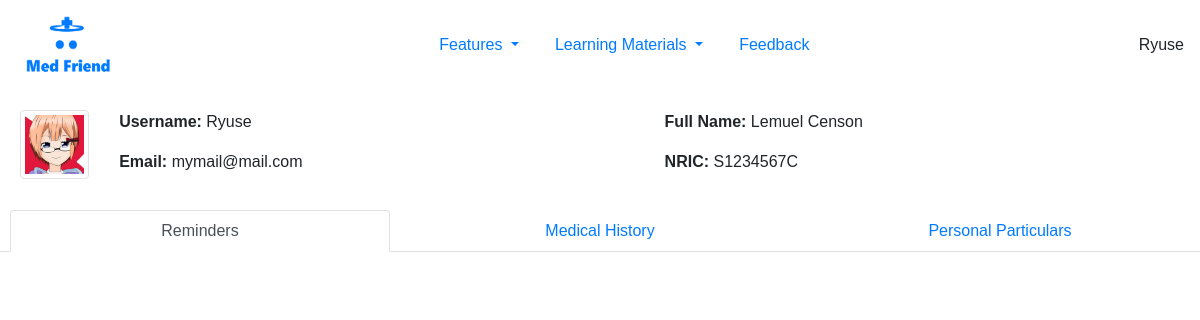
/Profile (signed in), run on an earlier commit of the app's database.
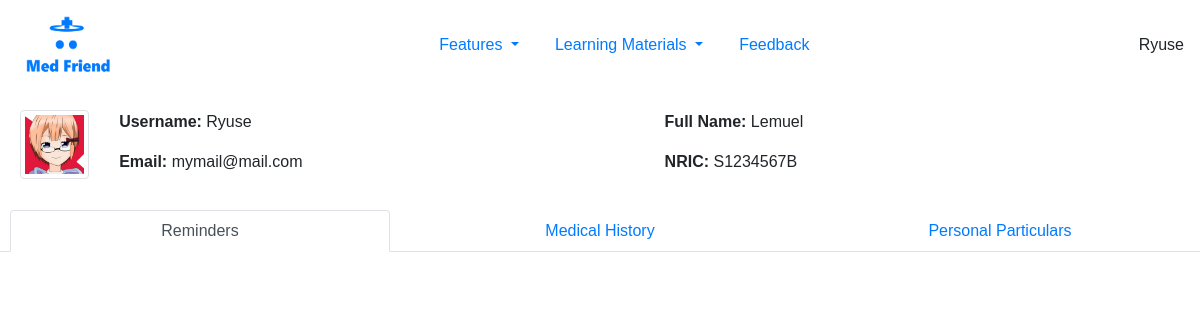
And on a later commit of the database.
### Flask/Models.py (models this page shows, shortened)
class User(db.Model, UserMixin):
    id = db.Column(db.Integer, primary_key=True)
    username = db.Column(db.String(20), unique=True, nullable=False)
    email = db.Column(db.String(120), unique=True, nullable=False)
    password = db.Column(db.String(60), nullable=False)
    image_file = db.Column(db.String(20), nullable=False, default='default.jpg')
    personal_profile = db.relationship('Personal_Profile', backref='person', uselist=False)

class Personal_Profile(db.Model):
    id = db.Column(db.Integer, primary_key=True)
    full_name = db.Column(db.String(60), nullable=True)
    nric = db.Column(db.String(9), unique=True, nullable=True)
    age = db.Column(db.Integer, nullable=True)
    sex = db.Column(db.String(20), nullable=True)
    address = db.Column(db.String(100), nullable=True)
    user_id = db.Column(db.Integer, db.ForeignKey('user.id'), nullable=False)

### Flask/routes.py (the view)
@app.route("/Profile", methods = ['POST', 'GET'])
@login_required
def account():
    image_files = url_for('static', filename=f"images/Profile_Picture/{current_user.image_file}")
    return render_template("profile.html", title="Profile",
                           image_file=image_files)

### Flask/Models.py (called while the page is built)
@login_manager.user_loader
def load_user(user_id):
    return User.query.get(int(user_id))

### Flask/templates/profile.html (shortened to what this page needs)
{% extends "layout.html" %}
{% block content %}
<link rel="stylesheet" type="text/css" href="{{ url_for('static', filename='css/profile.css') }}" />
<div id="profilecontainer" class="container-fluid">
    <div class="row justify-content-start">
        <div id="picture" class="col-lg-1">
            <img id="userprofilepic" src="{{ image_file }}" class="img-fluid img-thumbnail" data-toggle="modal"
                data-target="#picchange">
        </div>
        <div class="col">
            <p>
                <b>Username:</b>
                {{ current_user.username }}
            </p>
            <p>
                <b> Email:</b>
                {{ current_user.email }}
            </p>
        </div>
        <div class="col">
            {% if current_user.personal_profile.full_name %}
            <p>
                <b>Full Name:</b>
                {{ current_user.personal_profile.full_name }}
            </p>
            {% endif %}
            {% if current_user.personal_profile.nric %}
            <p>
                <b>NRIC:</b>
                {{ current_user.personal_profile.nric }}
            </p>
            {% endif %}
        </div>
    </div>
</div>
<div id="moreinfo">
    <nav>
        <ul class="nav nav-tabs nav-justified">
            <li class="nav-item">
                {% if title == "Reminder" or title == "Profile" %}
                <a id="remindernav" class="nav-link active" href="{{ url_for('profile_reminder') }}">Reminders</a>
                {% else %}
                <a id="remindernav" class="nav-link" href="{{ url_for('profile_reminder') }}">Reminders</a>
                {% endif %}
            </li>
            <li class="nav-item">
                {% if title == "History" %}
                <a id="medicalhistorynav" class="nav-link active" href="{{ url_for('profile_history') }}">Medical History</a>
                {% else %}
                <a id="medicalhistorynav" class="nav-link" href="{{ url_for('profile_history') }}">Medical History</a>
                {% endif %}
            </li>
            <li class="nav-item">
                {% if title == "Edit" %}
                <a id="userinfonav" class="nav-link active" href="{{ url_for('profile_edit') }}">Personal Particulars</a>
                {% else %}
                <a id="userinfonav" class="nav-link" href="{{ url_for('profile_edit') }}">Personal Particulars</a>
                {% endif %}
            </li>
        </ul>
    </nav>
</div>
{% endblock %}

### Flask/templates/layout.html (shortened to what this page needs)
<!DOCTYPE html>
<html lang="en">
<head>
    <link rel="stylesheet" href="https://stackpath.bootstrapcdn.com/bootstrap/4.1.3/css/bootstrap.min.css"
>
    <link rel="stylesheet" type="text/css" href="{{ url_for('static', filename='css/navbar.css') }}" />
    <link rel="stylesheet" type="text/css" href="{{ url_for('static', filename='css/home.css') }}" />
    <link rel="stylesheet" type="text/css" href="{{ url_for('static', filename='css/signup.css') }}" />
</head>
<body>
    <nav id="#navbarSupportedContent" class="navbar navbar-expand-lg navbar-custom justify-content-center">
        <a class="navbar-brand mr-0" href="{{ url_for('index') }}" id="brandlogo">
            <img src="../static/images/Logo.png" alt="" class="img-fluid" style="height:8vh">
        </a>
        <div class="collapse navbar-collapse justify-content-between align-items-center w-100" id="navbarSupportedContent">
            <ul class="navbar-nav mx-auto text-center">
                <li class="nav-item dropdown active">
                    <a class="nav-link dropdown-toggle" href="#" id="navbarDropdown" role="button" data-toggle="dropdown"
                        aria-haspopup="true" aria-expanded="false">
                        Features
                    </a>
                </li>
                <li class="nav-item dropdown active">
                    <a class="nav-link dropdown-toggle" href="#" id="navbarDropdown" role="button" data-toggle="dropdown"
                        aria-haspopup="true" aria-expanded="false">
                        Learning Materials
                    </a>
                </li>
                <a class="nav-link active" href="{{ url_for('feedback') }}">Feedback</a>
            </ul>
            <ul id="rightside" class="nav navbar-nav flex-row justify-content-center flex-nowrap">
                {% if current_user.is_authenticated %}
                <li class="nav-item dropdown active" data-toggle="dropdown" aria-haspopup="true" aria-expanded="false">
                    {{ current_user.username }}
                </li>
                {% else %}
                    <a href="{{ url_for('login') }}" class="nav-link active"> Login </a>
                {% endif %}
            </ul>
        </div>
    </nav>
    <div>
        {% block content %}{% endblock content%}
    </div>
</body>
</html>

### Flask/static/css/navbar.css (style rules this page uses)
#navbarSupportedContent .nav-link { font-size:1em; font-weight: 500; }
.nav-link, .navbar-brand { margin: 0px 10px; }

### Flask/static/css/home.css (style rules this page uses)
* { padding: 0px; margin: 0px; font-family: Verdana, Geneva, Tahoma, sans-serif; }
body { background-color: rgb(255, 255, 255); }

### Flask/static/css/profile.css (style rules this page uses)
#profilecontainer { background-color: white; padding: 20px; }

What changed in the data, as far as the page shows it:
changed Personal_Profile: personal_profile.full_name "Lemuel Censon" → "Lemuel"; personal_profile.nric "S1234567C" → "S1234567B"
